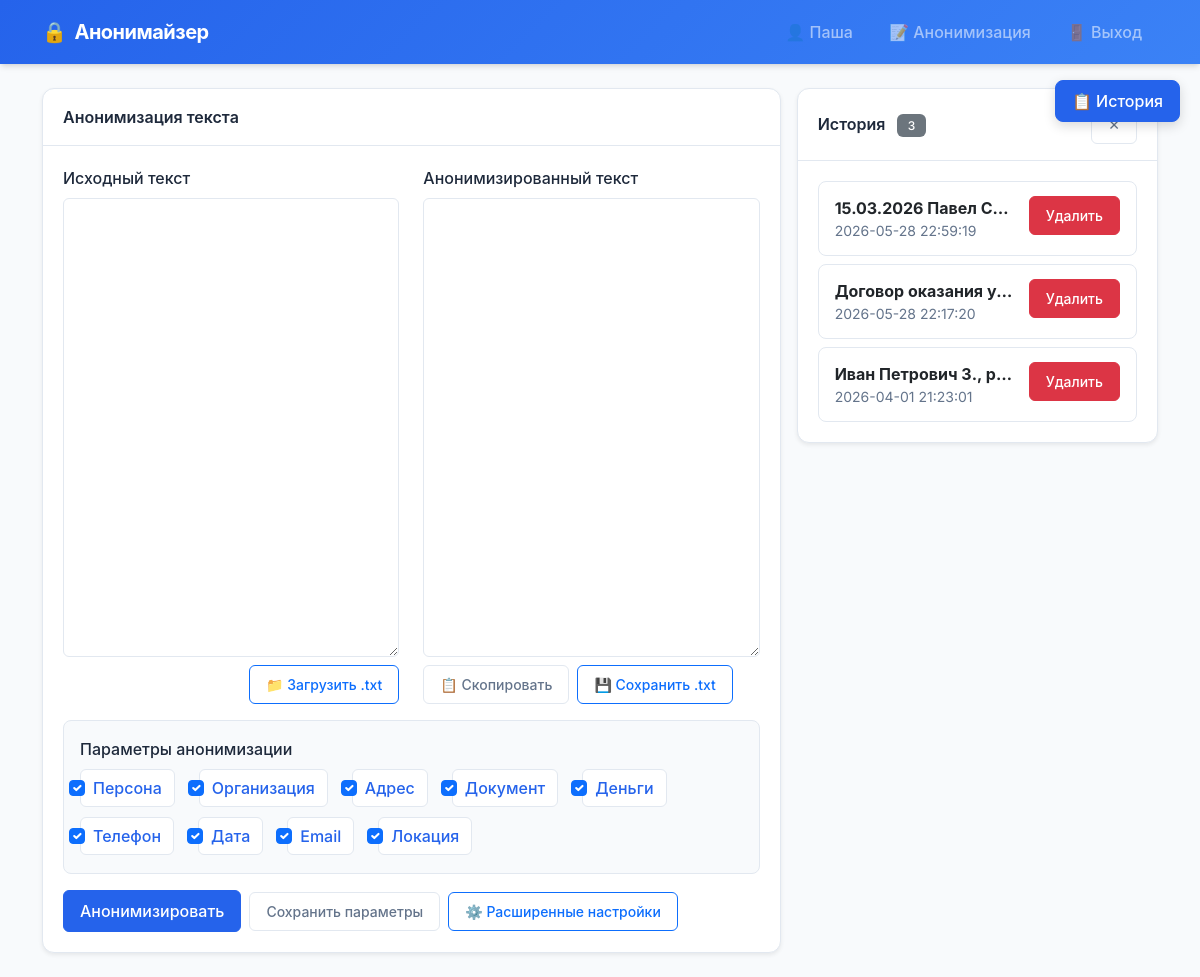
/anonymize/ (signed in), run on the app's committed database.
### web/core/models.py (models this page shows, shortened)
class AnonymizationHistory(models.Model):
    user = models.ForeignKey(settings.AUTH_USER_MODEL, on_delete=models.CASCADE, related_name="anonymizations")
    title = models.CharField(max_length=255, blank=True)
    original = models.TextField()
    result = models.TextField()
    entities = models.TextField(blank=True, default="[]")  # JSON-строка с данными сущностей
    created_at = models.DateTimeField(auto_now_add=True)
    def get_entities(self):
        try:
            return json.loads(self.entities) if self.entities else []
        except Exception:
            return []
    class Meta:
        ordering = ["-created_at"]
        verbose_name = "История анонимизации"
        verbose_name_plural = "История анонимизаций"

### web/core/views.py (the view, shortened to what this page needs)
# urls.py: path("anonymize/", views.anonymize, name="anonymize"),
@login_required
def anonymize(request):
    profile, _ = Profile.objects.get_or_create(user=request.user)
    settings = None
    text = ""
    result_text = ""
    original_entities = []
    history = AnonymizationHistory.objects.filter(user=request.user)[:50]
    history_items = []
    for h in history:
        payload = json.dumps({
            "original": h.original,
            "result": h.result,
            "entities": h.get_entities()
        }, ensure_ascii=False)
        b64 = base64.b64encode(payload.encode("utf-8")).decode("ascii")
        history_items.append({"obj": h, "payload": b64})
    all_labels = DEFAULT_ANON_LABELS
    labels_with_names = [(label, LABEL_NAMES_RU.get(label, label)) for label in all_labels]
    if 'enabled_for_user' in locals() and enabled_for_user is not None:
        pass
    else:
        profile_labels = profile.get_enabled_labels()
        enabled_for_user = profile_labels if profile_labels else all_labels
    current_config = {}
    if profile.config_yaml:
        try:
            current_config = yaml.safe_load(profile.config_yaml) or {}
        except yaml.YAMLError:
            current_config = {}
    anonymizers_config = current_config.get("anonymizers", {})
    address_mode = anonymizers_config.get("ADDRESS", {}).get("mode", "full")
    email_mode = anonymizers_config.get("EMAIL", {}).get("mode", "preserve_domain")
    entities_json = json.dumps(original_entities if 'original_entities' in locals() else [], ensure_ascii=False)
    label_names_json = json.dumps(LABEL_NAMES_RU, ensure_ascii=False)
    return render(request, "anonymize.html", {
        "original_text": text,
        "result_text": result_text,
        "original_entities_json": entities_json,
        "labels_with_names": labels_with_names,
        "label_names_json": label_names_json,
        "enabled_labels": enabled_for_user,
        "history_items": history_items,
        "address_mode": address_mode,
        "email_mode": email_mode,
    })

### web/core/models.py (called while the page is built)
    def get_enabled_labels(self):
        try:
            return json.loads(self.enabled_labels) if self.enabled_labels else []
        except Exception:
            return []

### web/templates/anonymize.html (shortened to what this page needs)
{% extends "base.html" %}
{% load tz %}
{% block content %}
<button id="toggle-history" class="btn btn-primary toggle-history-btn" title="Показать/скрыть историю">
  <span id="toggle-icon">📋</span> <span id="toggle-text">История</span>
</button>
<div class="row g-3">
  <div class="col-lg-8 main-panel" id="main-panel">
    <div class="card shadow-sm">
      <div class="card-header d-flex justify-content-between align-items-center">
        <span>Анонимизация текста</span>
      </div>
      <div class="card-body">
        <form method="post" id="anonymize-form" enctype="multipart/form-data">
          <div class="row">
            <div class="col-md-6 mb-3">
              <label class="form-label">Исходный текст <small class="text-muted" id="entities-hint"></small></label>
              <textarea name="text" id="original-area" class="form-control {% if original_text %}d-none{% endif %}" rows="18" required>{{ original_text|default:"" }}</textarea>
              <div class="mt-2 d-flex justify-content-between align-items-center flex-wrap gap-2">
                <div class="d-flex gap-2 align-items-center">
                  <label class="btn btn-sm btn-outline-primary mb-0" for="file-upload" title="Загрузить текст из файла">
                    📁 Загрузить .txt
                  </label>
                </div>
              </div>
            </div>
            <div class="col-md-6 mb-3">
              <label class="form-label">Анонимизированный текст</label>
              <textarea id="result-area" class="form-control" rows="18" readonly>{{ result_text|default:"" }}</textarea>
              <div class="mt-2 action-btn-group">
                <button type="button" class="btn btn-sm btn-outline-secondary" onclick="copyResult()">
                  📋 Скопировать
                </button>
                <button type="button" class="btn btn-sm btn-outline-primary" onclick="saveResultToFile()">
                  💾 Сохранить .txt
                </button>
              </div>
            </div>
          </div>
          <div class="mb-3 params-section">
            <label class="form-label mb-2">Параметры анонимизации</label>
            <div class="d-flex flex-wrap gap-2">
              {% for label, label_name in labels_with_names %}
                <div class="form-check form-check-inline">
                  <input class="form-check-input"
                         type="checkbox"
                         name="labels"
                         id="lbl_{{ label }}"
                         value="{{ label }}"
                         {% if label in enabled_labels %}checked{% endif %}>
                  <label class="form-check-label" for="lbl_{{ label }}">{{ label_name }}</label>
                </div>
              {% endfor %}
            </div>
          </div>
          <div class="d-flex gap-2 align-items-center">
            <button class="btn btn-primary" type="submit" id="anonymize-btn">
              <span class="btn-text">Анонимизировать</span>
            </button>
            <button id="save-settings" type="button" class="btn btn-outline-secondary btn-sm">Сохранить параметры</button>
            <button type="button" class="btn btn-outline-primary btn-sm" data-bs-toggle="modal" data-bs-target="#settingsModal">
              ⚙️ Расширенные настройки
            </button>
          </div>
        </form>
      </div>
    </div>
  </div>
  <div class="col-lg-4 history-panel" id="history-panel">
    <div class="card shadow-sm">
      <div class="card-header d-flex justify-content-between align-items-center">
        <span>История <span class="badge bg-secondary ms-2">{{ history_items|length }}</span></span>
        <button type="button" class="btn btn-sm btn-outline-secondary" id="close-history" title="Скрыть историю">✕</button>
      </div>
      <div class="card-body" style="max-height: 600px; overflow-y: auto;">
        <ul class="list-group" id="history-list">
          {% for it in history_items %}
            <li class="list-group-item history-item d-flex justify-content-between align-items-start" data-payload="{{ it.payload }}" data-pk="{{ it.obj.id }}">
              <div class="me-2 flex-grow-1" style="min-width:0;">
                <div class="fw-bold text-truncate">{{ it.obj.title|default:"(без заголовка)" }}</div>
                <div class="text-muted small">{{ it.obj.created_at|localtime|date:"Y-m-d H:i:s" }}</div>
              </div>
              <div class="ms-2">
                  {% if it.obj.user_id == user.id %}
                    <button class="btn btn-sm btn-danger delete-history" data-pk="{{ it.obj.id }}" data-delete-url="{% url 'core:delete_history' it.obj.id %}">Удалить</button>
                  {% else %}
                    <button class="btn btn-sm btn-outline-secondary" disabled title="Нельзя удалять записи другого пользователя">Удалить</button>
                  {% endif %}
              </div>
            </li>
          {% empty %}
            <li class="list-group-item text-muted">История пуста</li>
          {% endfor %}
        </ul>
      </div>
    </div>
  </div>
</div>
{% endblock %}

### web/templates/base.html (shortened to what this page needs)
<!doctype html>
<html lang="ru">
<head>
  <link href="https://cdn.jsdelivr.net/npm/bootstrap@5.3.2/dist/css/bootstrap.min.css" rel="stylesheet">
  <link href="https://cdn.jsdelivr.net/npm/bootstrap-icons@1.11.1/font/bootstrap-icons.css" rel="stylesheet">
</head>
<body>
<nav class="navbar navbar-expand-lg navbar-dark">
  <div class="container">
    <a class="navbar-brand d-flex align-items-center gap-2" href="{% url 'core:landing' %}">
      <span>🔒</span> Анонимайзер
    </a>
    <div class="collapse navbar-collapse" id="navbarNav">
      <ul class="navbar-nav ms-auto gap-1">
        {% if user.is_authenticated %}
          <li class="nav-item"><a class="nav-link" href="{% url 'core:profile' %}">👤 {{ user.username }}</a></li>
          <li class="nav-item"><a class="nav-link" href="{% url 'core:anonymize' %}">📝 Анонимизация</a></li>
          <li class="nav-item"><a class="nav-link" href="{% url 'logout' %}">🚪 Выход</a></li>
        {% else %}
          <li class="nav-item"><a class="nav-link" href="{% url 'login' %}">Вход</a></li>
          <li class="nav-item"><a class="nav-link" href="{% url 'register' %}">Регистрация</a></li>
        {% endif %}
      </ul>
    </div>
  </div>
</nav>
<div class="container py-4">
  {% block content %}{% endblock %}
</div>
</body>
</html>

### web/templates/base.html (style rules this page uses)
:root { --primary-color: #2563eb; --primary-hover: #1d4ed8; --secondary-color: #64748b; --success-color: #10b981; --danger-color: #ef4444; --background-color: #f8fafc; --card-background: #ffffff; --text-primary: #1e293b; --text-secondary: #64748b; --border-color: #e2e8f0; --shadow-sm: 0 1px 2px 0 rgb(0 0 0 / 0.05); --shadow-md: 0 4px 6px -1px rgb(0 0 0 / 0.1), 0 2px 4px -2px rgb(0 0 0 / 0.1); --shadow-lg: 0 10px 15px -3px rgb(0 0 0 / 0.1), 0 4px 6px -4px rgb(0 0 0 / 0.1); --radius-sm: 0.375rem; --radius-md: 0.5rem; --radius-lg: 0.75rem; }
* { font-family: 'Inter', -apple-system, BlinkMacSystemFont, 'Segoe UI', Roboto, sans-serif; }
body { background-color: var(--background-color); color: var(--text-primary); min-height: 100vh; }
.navbar { background: linear-gradient(135deg, var(--primary-color) 0%, #3b82f6 100%) !important; box-shadow: var(--shadow-md); padding: 0.75rem 0; }
.navbar-brand { font-weight: 700; font-size: 1.25rem; letter-spacing: -0.025em; }
.nav-link { font-weight: 500; padding: 0.5rem 1rem !important; border-radius: var(--radius-sm); transition: background-color 0.2s ease; }
.card { background: var(--card-background); border: 1px solid var(--border-color); border-radius: var(--radius-lg); box-shadow: var(--shadow-sm); transition: box-shadow 0.2s ease; }
.card-header { background: transparent; border-bottom: 1px solid var(--border-color); font-weight: 600; color: var(--text-primary); padding: 1rem 1.25rem; }
.card-body { padding: 1.25rem; }
.btn { font-weight: 500; border-radius: var(--radius-sm); padding: 0.5rem 1rem; transition: all 0.2s ease; }
.btn-primary { background-color: var(--primary-color); border-color: var(--primary-color); }
.btn-outline-secondary { color: var(--secondary-color); border-color: var(--border-color); }
.form-control, .form-select { border: 1px solid var(--border-color); border-radius: var(--radius-sm); padding: 0.625rem 0.875rem; transition: border-color 0.2s ease, box-shadow 0.2s ease; }
.form-label { font-weight: 500; color: var(--text-primary); margin-bottom: 0.5rem; }
.badge { font-weight: 500; padding: 0.35rem 0.65rem; border-radius: var(--radius-sm); }
.list-group-item { border: 1px solid var(--border-color); padding: 0.875rem 1rem; transition: background-color 0.15s ease; }
.text-muted { color: var(--text-secondary) !important; }
* { transition-property: background-color, border-color, color, fill, stroke; transition-timing-function: cubic-bezier(0.4, 0, 0.2, 1); transition-duration: 150ms; }

### web/templates/anonymize.html (style rules this page uses)
.history-panel { transition: all 0.3s ease; }
.main-panel { transition: all 0.3s ease; }
.toggle-history-btn { position: fixed; right: 20px; top: 80px; z-index: 1000; box-shadow: 0 4px 12px rgba(0,0,0,0.15); border-radius: 8px; }
.action-btn-group { display: flex; gap: 8px; flex-wrap: wrap; }
.params-section { background: #f8fafc; border-radius: 8px; padding: 1rem; border: 1px solid #e2e8f0; }
.form-check-inline { background: white; padding: 6px 12px; border-radius: 6px; border: 1px solid #e2e8f0; transition: all 0.15s ease; }
.form-check-input:checked + .form-check-label { color: #2563eb; font-weight: 500; }
textarea.form-control { font-family: 'Inter', -apple-system, BlinkMacSystemFont, sans-serif; font-size: 0.95rem; line-height: 1.6; resize: vertical; }
.history-item { cursor: pointer; border-radius: 8px !important; margin-bottom: 8px; border: 1px solid #e2e8f0 !important; }
.history-item:last-child { margin-bottom: 0; }

### data on the page
AnonymizationHistory: obj "15.03.2026 Павел С…", obj.created_at "2026-05-28 22:59:19"
AnonymizationHistory: obj "Договор оказания у…", obj.created_at "2026-05-28 22:17:20"
AnonymizationHistory: obj "Иван Петрович З., р…", obj.created_at "2026-04-01 21:23:01"

### other printed values
{{ user.username }} "Паша"
{{ label_name }} "Персона" "Организация" "Адрес" "Документ" "Деньги" "Телефон" "Дата" "Email" "Локация"
{{ history_items|length }} "3"
